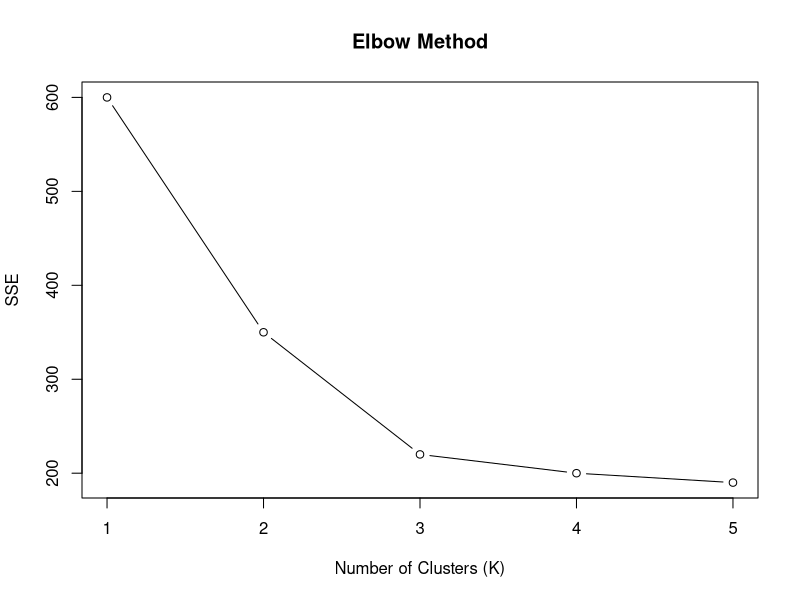

Write R code to recreate this figure.
#Q1
k <- c(1, 2, 3, 4, 5)
sse <- c(600, 350, 220, 200, 190)
data.frame(K = k, SSE = sse)
plot(k, sse,type = "b",xlab = "Number of Clusters (K)",ylab = "SSE",main = "Elbow Method")
optimal_k <- 3
cat("Optimal Number of Clusters =", optimal_k)
